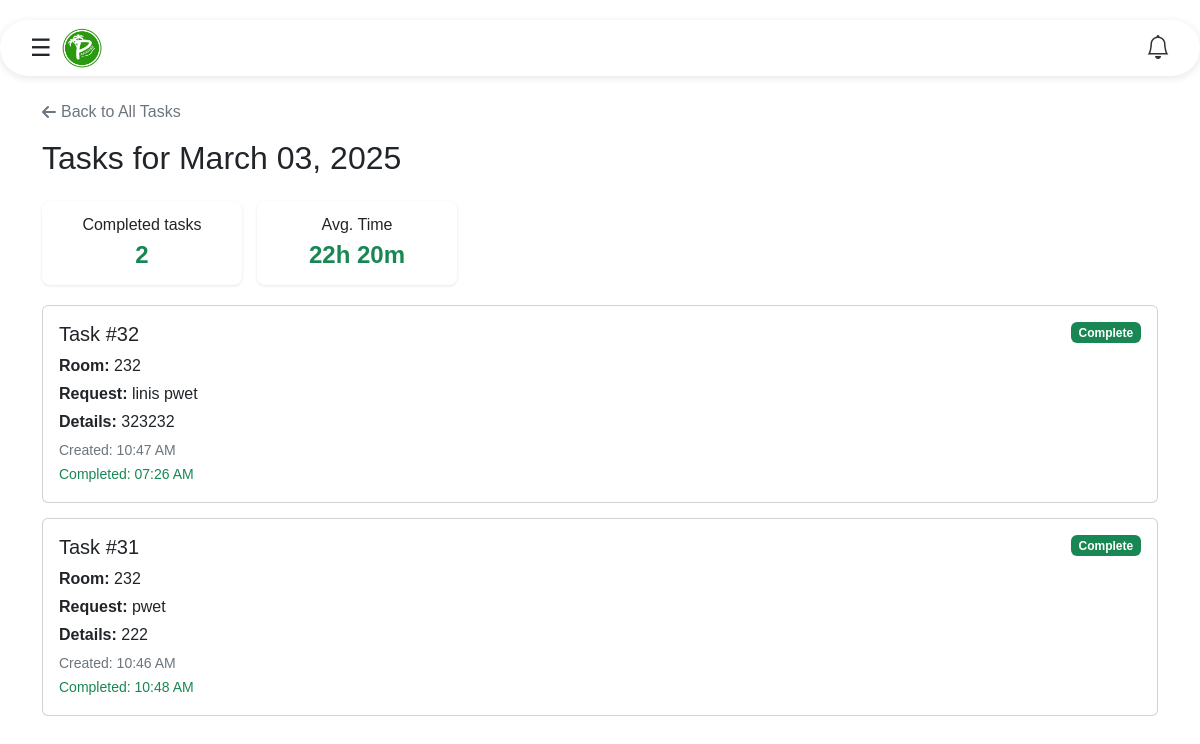
The app's page /housekeepers/daily_tasks.php?date=2025-03-03 (signed in) with its own data.
### tables this page shows
CREATE TABLE `assigntasks` (
  `emp_id` int(11) NOT NULL,
  `emp_name` varchar(20) NOT NULL,
  `task_id` int(11) NOT NULL,
  `uname` varchar(20) NOT NULL,
  `room` varchar(20) NOT NULL,
  `request` varchar(20) NOT NULL,
  `details` varchar(100) NOT NULL,
  `status` varchar(10) NOT NULL,
  `create_at` timestamp NOT NULL DEFAULT current_timestamp(),
  `completed_at` timestamp NULL DEFAULT current_timestamp()
);

### housekeepers/daily_tasks.php (the view, shortened to what this page needs)
<?php
require_once '../database.php';
$emp_id = $_SESSION['emp_id'];
$selected_date = isset($_GET['date']) ? $_GET['date'] : date('Y-m-d');
$daily_stats_query = "SELECT
    COUNT(CASE WHEN status = 'completed' OR status = 'complete' THEN 1 END) as completed_count,
    AVG(TIMESTAMPDIFF(MINUTE, create_at, completed_at)) as avg_completion_time
    FROM assigntasks
    WHERE emp_id = ?
    AND DATE(create_at) = ?
    AND (status = 'completed' OR status = 'complete')
    AND completed_at IS NOT NULL";
$stmt = $conn->prepare($daily_stats_query);
$stmt->bind_param("is", $emp_id, $selected_date);
$stmt->execute();
$daily_stats = $stmt->get_result()->fetch_assoc();
$daily_avg_time = 'N/A';
if (!is_null($daily_stats['avg_completion_time'])) {
    $minutes = round($daily_stats['avg_completion_time']);
    $hours = floor($minutes / 60);
    $remaining_minutes = $minutes % 60;
    $daily_avg_time = $hours . 'h ' . $remaining_minutes . 'm';
}
$tasks_query = "SELECT * FROM assigntasks
                WHERE emp_id = ?
                AND DATE(create_at) = ?
                ORDER BY create_at DESC";
$stmt = $conn->prepare($tasks_query);
$stmt->bind_param("is", $emp_id, $selected_date);
$stmt->execute();
$tasks = $stmt->get_result();
?>
<!DOCTYPE html>
<html lang="en">
<head>
    <link href="https://cdn.jsdelivr.net/npm/bootstrap@5.2.3/dist/css/bootstrap.min.css" rel="stylesheet">
</head>
<body>
    <?php include 'nav.php'; ?>
    <div class="container mt-4">
        <a href="mytask.php" class="back-button">
            <i class="fas fa-arrow-left"></i> Back to All Tasks
        </a>
        <h2 class="mb-4">Tasks for <?php echo date('F d, Y', strtotime($selected_date)); ?></h2>
        <div class="stats-container">
            <div class="stats-card">
                <div class="stats-label">Completed tasks</div>
                <div class="stats-number"><?php echo $daily_stats['completed_count'] ?? '0'; ?></div>
            </div>
            <div class="stats-card">
                <div class="stats-label">Avg. Time</div>
                <div class="stats-number"><?php echo $daily_avg_time; ?></div>
            </div>
        </div>
        <div class="tasks-list">
            <?php
            if ($tasks->num_rows > 0) {
                while ($task = $tasks->fetch_assoc()) {
                    $status_class = 'status-' . strtolower($task['status']);
                    ?>
                    <div class="card task-card <?php echo $status_class; ?>">
                        <div class="card-body">
                            <div class="d-flex justify-content-between align-items-start">
                                <div>
                                    <h5 class="card-title">Task #<?php echo $task['task_id']; ?></h5>
                                    <p class="mb-1"><strong>Room:</strong> <?php echo $task['room']; ?></p>
                                    <p class="mb-1"><strong>Request:</strong> <?php echo $task['request']; ?></p>
                                    <p class="mb-1"><strong>Details:</strong> <?php echo $task['details']; ?></p>
                                    <small class="text-muted">Created: <?php echo date('h:i A', strtotime($task['create_at'])); ?></small>
                                    <?php if ($task['completed_at']) { ?>
                                        <br><small class="text-success">Completed: <?php echo date('h:i A', strtotime($task['completed_at'])); ?></small>
                                    <?php } ?>
                                </div>
                                <span class="badge <?php
                                    echo match(strtolower($task['status'])) {
                                        'completed', 'complete' => 'bg-completed',
                                        'working' => 'bg-working',
                                        default => 'bg-invalid'
                                    };
                                ?>">
                                    <?php echo ucfirst($task['status']); ?>
                                </span>
                            </div>
                        </div>
                    </div>
                    <?php
                }
            } else {
                echo '<div class="alert alert-info">No tasks found for this date</div>';
            }
            ?>
        </div>
    </div>
</body>
</html>

### css/housekeeper.css (style rules this page uses)
body { margin: 0; font-family: 'Poppins', sans-serif; }

### housekeepers/daily_tasks.php (style rules this page uses)
.stats-container { display: flex; gap: 15px; margin-bottom: 20px; }
.stats-card { flex: 0 0 200px; background: #fff; border-radius: 8px; padding: 12px; box-shadow: 0 1px 3px rgba(0,0,0,0.1); text-align: center; }
.stats-number { font-size: 24px; font-weight: bold; color: #198754; }
.task-card { border-left: 4px solid; margin-bottom: 15px; transition: transform 0.2s; }
.status-completed, .status-complete { border-left-color: #198754; }
.back-button { text-decoration: none; color: #6c757d; display: inline-flex; align-items: center; gap: 5px; margin-bottom: 15px; }
.badge.bg-completed, .badge.bg-complete, .badge[class*='bg-'][class*='completed'], .badge[class*='bg-'][class*='complete'] { background-color: #198754 !important; color: white !important; }

### records on screen
assigntasks: task_id "32", room "232", request "linis pwet", details "323232", create_at "10:47 AM", completed_at "07:26 AM", status "Complete"
assigntasks: task_id "31", room "232", request "pwet", details "222", create_at "10:46 AM", completed_at "10:48 AM", status "Complete"

### other values on screen
date('F d, Y', strtotime($selected_date)) "March 03, 2025"
$daily_stats['completed_count'] "2"
$daily_avg_time "22h 20m"
